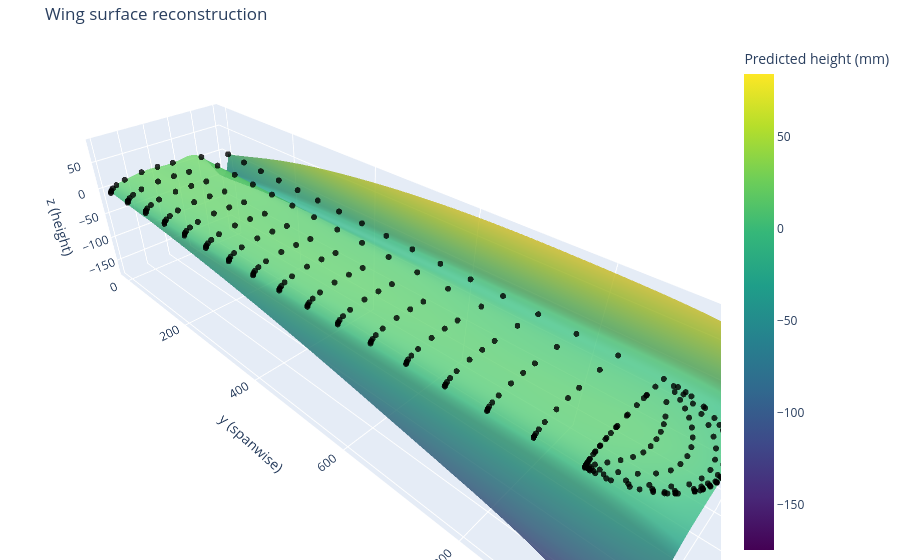

This figure's notebook cell:
### Markdown cell above
Finally, the interactive Plotly surface offers a 3D exploratory view where we can rotate and zoom the fitted wing. This is useful for communicating the reconstruction to colleagues who may not be familiar with contour plots.

### Code cell
fig = go.Figure()
fig.add_trace(
    go.Surface(
        x=X_grid,
        y=Y_grid,
        z=Z_pred,
        colorscale='Viridis',
        opacity=0.8,
        showscale=True,
        colorbar=dict(title='Predicted height (mm)'),
        name='Predicted surface',
    )
)
fig.add_trace(
    go.Scatter3d(
        x=wing_df['x_longitudinal'],
        y=wing_df['y_span'],
        z=wing_df['z_height'],
        mode='markers',
        marker=dict(size=3.5, color='black', opacity=0.8),
        name='Measured points',
    )
)
fig.update_layout(
    title='Wing surface reconstruction',
    scene=dict(
        xaxis_title='x (longitudinal)',
        yaxis_title='y (spanwise)',
        zaxis_title='z (height)',
    ),
    legend=dict(x=0.02, y=0.98),
    margin=dict(l=0, r=0, b=0, t=40)
)
fig

### Figure 1 — Plotly figure (JSON) as saved in the notebook; plotly's stock layout.template omitted (floating-point values rounded to 4 significant figures; data arrays with more than 128 entries replaced by an {"elided": "..."} marker saying what was removed)
{"data": [{"colorbar": {"title": {"text": "Predicted height (mm)"}}, "colorscale": [[0, "#440154"], [0.1111, "#482878"], [0.2222, "#3e4989"], [0.3333, "#31688e"], [0.4444, "#26828e"], [0.5556, "#1f9e89"], [0.6667, "#35b779"], [0.7778, "#6ece58"], [0.8889, "#b5de2b"], [1, "#fde725"]], "name": "Predicted surface", "opacity": 0.8, "showscale": true, "type": "surface", "x": {"elided": "80x80 float values"}, "y": {"elided": "80x80 float values"}, "z": {"elided": "80x80 float values"}}, {"marker": {"color": "black", "opacity": 0.8, "size": 3.5}, "mode": "markers", "name": "Measured points", "type": "scatter3d", "x": {"elided": "308 float values"}, "y": {"elided": "308 float values"}, "z": {"elided": "308 float values"}}], "layout": {"legend": {"x": 0.02, "y": 0.98}, "margin": {"b": 0, "l": 0, "r": 0, "t": 40}, "scene": {"xaxis": {"title": {"text": "x (longitudinal)"}}, "yaxis": {"title": {"text": "y (spanwise)"}}, "zaxis": {"title": {"text": "z (height)"}}}, "title": {"text": "Wing surface reconstruction"}}}
